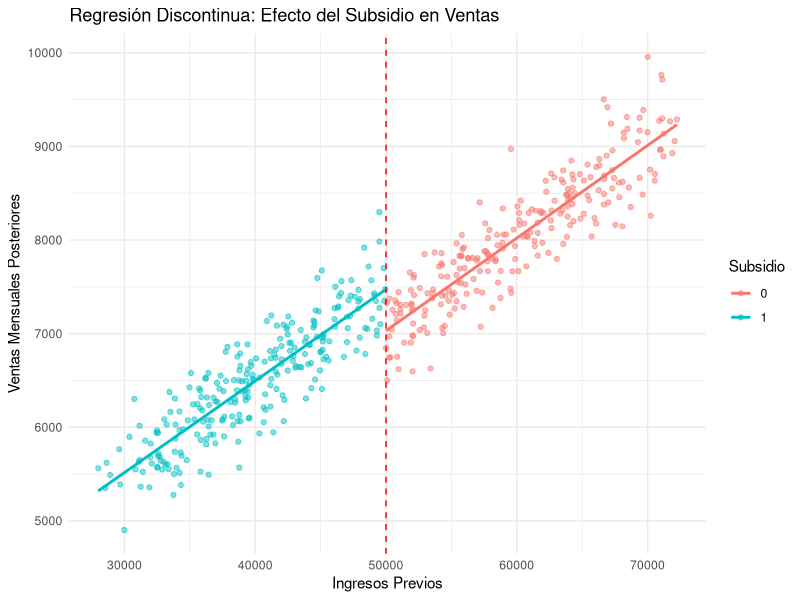

Write the R code that produced this figure.
## ---- chunk 1
knitr::opts_chunk$set(echo = TRUE)
## ---- chunk 2
# Cargar librerías necesarias
library(tidyverse)

# Fijar semilla para reproducibilidad
set.seed(123)

# Número de observaciones
n <- 500

# Generar ingresos anuales previos a la política (variable running variable)
ingresos_previos <- runif(n, 30000, 70000)

# Determinar el sector (solo dos sectores: "Alimentos" y "Ropa")
sector <- sample(c("Alimentos", "Ropa"), n, replace = TRUE)

# Modificar ingresos para los sectores:
# - "Alimentos" tiene un pequeño aumento en los ingresos.
# - "Ropa" tiene una pequeña reducción en los ingresos.
ingresos_previos <- ifelse(sector == "Alimentos", ingresos_previos + runif(n, 500, 3000), ingresos_previos)  # Aumento en ingresos para "Alimentos"
ingresos_previos <- ifelse(sector == "Ropa", ingresos_previos - runif(n, 500, 3000), ingresos_previos)  # Reducción en ingresos para "Ropa"

# Determinar si el comerciante recibió el subsidio (punto de corte en 50000)
subsidio <- ifelse(ingresos_previos < 50000, 1, 0)

# Generar ventas mensuales después de la política con un posible impacto del subsidio
# Para "Alimentos", las ventas aumentan si recibieron subsidio; para "Ropa", disminuyen si recibieron subsidio
ventas_post <- 2000 + 0.1 * ingresos_previos + 500 * subsidio + rnorm(n, 0, 300)

# Otras características sociodemográficas
edad <- sample(25:65, n, replace = TRUE)
experiencia <- sample(1:40, n, replace = TRUE)

# Crear data frame
df_rdd <- data.frame(
  ingresos_previos,
  subsidio,
  ventas_post,
  edad,
  experiencia,
  sector
)

# Ver primeras filas de la base de datos
head(df_rdd)


# Guardar la base de datos en un archivo CSV
#write.csv(df_rdd, "datos_RDD.csv", row.names = FALSE)

## ---- chunk 3
tratados1 <- df_rdd %>% 
  filter(ingresos_previos >= 47000 & ingresos_previos < 50000 & subsidio == 1 & sector == "Ropa") %>% 
  summarise(total = n(),
            promedio_ingresos = mean(ingresos_previos, na.rm = TRUE),
            promedio_ventas = mean(ventas_post, na.rm = TRUE),
            promedio_edad = mean(edad, na.rm = TRUE),
            promedio_experiencia = mean(experiencia, na.rm = TRUE)) %>% 
  mutate(grupo = "Tratamiento")

tratados2 <- df_rdd %>% 
  filter(ingresos_previos >= 47000 & ingresos_previos < 50000 & subsidio == 1 & sector == "Alimentos") %>% 
  summarise(total = n(),
            promedio_ingresos = mean(ingresos_previos, na.rm = TRUE),
            promedio_ventas = mean(ventas_post, na.rm = TRUE),
            promedio_edad = mean(edad, na.rm = TRUE),
            promedio_experiencia = mean(experiencia, na.rm = TRUE)) %>% 
  mutate(grupo = "Tratamiento")

# Estadísticos descriptivos - Grupo de Control
control1 <- df_rdd %>% 
  filter(ingresos_previos >= 50000 & ingresos_previos <= 53000 & subsidio == 0 & sector == "Ropa") %>% 
  summarise(total = n(),
            promedio_ingresos = mean(ingresos_previos, na.rm = TRUE),
            promedio_ventas = mean(ventas_post, na.rm = TRUE),
            promedio_edad = mean(edad, na.rm = TRUE),
            promedio_experiencia = mean(experiencia, na.rm = TRUE)) %>% 
  mutate(grupo = "Control")

control2 <- df_rdd %>% 
  filter(ingresos_previos >= 50000 & ingresos_previos <= 53000 & subsidio == 0 & sector == "Alimentos") %>% 
  summarise(total = n(),
            promedio_ingresos = mean(ingresos_previos, na.rm = TRUE),
            promedio_ventas = mean(ventas_post, na.rm = TRUE),
            promedio_edad = mean(edad, na.rm = TRUE),
            promedio_experiencia = mean(experiencia, na.rm = TRUE)) %>% 
  mutate(grupo = "Control")

# Unir ambos resúmenes
estadisticas_rdd <- bind_rows(tratados1, tratados2, control1, control2)

## ---- chunk 4
# Cargar librerías necesarias
library(tidyverse)

# Modelo de regresión discontinua con OLS
modelo_rdd_ols <- lm(ventas_post ~ subsidio + ingresos_previos + subsidio:ingresos_previos, data = df_rdd)

# Resumen del modelo
summary(modelo_rdd_ols)

# Visualización del RDD
ggplot(df_rdd, aes(x = ingresos_previos, y = ventas_post, color = factor(subsidio))) +
  geom_point(alpha = 0.5) +
  geom_smooth(method = "lm", formula = y ~ x, se = FALSE) +
  geom_vline(xintercept = 50000, linetype = "dashed", color = "red") +
  labs(title = "Regresión Discontinua: Efecto del Subsidio en Ventas",
       x = "Ingresos Previos",
       y = "Ventas Mensuales Posteriores",
       color = "Subsidio") +
  theme_minimal()

